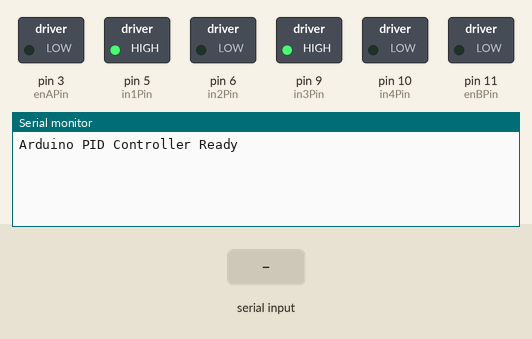
Bench run of a sketch on a simulated Arduino Uno, built with avr-gcc and run on an emulated ATmega328P. Parts: switched loads named in the sketch (green lamp = pin HIGH), the last lines printed to the serial monitor. The test bench sets the inputs (shaded band).

Above: at 1.2 s.
1.3 s: "E,1\n" received over Serial
At 2.5 s:
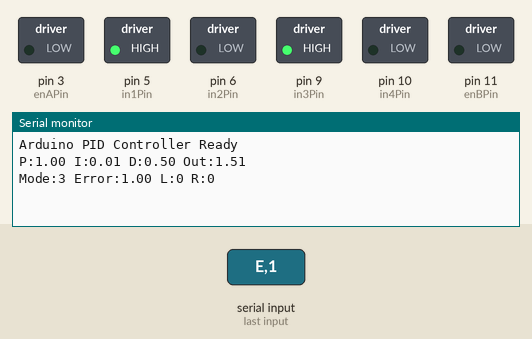
2.8 s: "R\n" received over Serial
At 3.8 s:
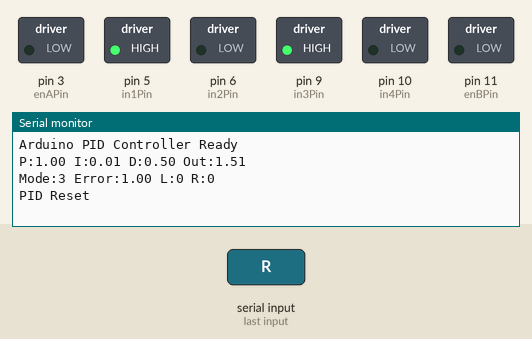

The sketch:

arduino.ino
```cpp
#include <Arduino.h>

const int enAPin = 3;
const int in1Pin = 5;
const int in2Pin = 6;
const int in3Pin = 9;
const int in4Pin = 10;
const int enBPin = 11;

double Kp = 1.0, Ki = 0.1, Kd = 0.05;
double integral = 0;
double prev_error = 0;
double derivative = 0;
unsigned long prev_time = 0;
enum Motor { LEFT, RIGHT };
int base_speed = 100;
const int MIN_SPEED = 60;
const int MAX_SPEED = 255;

double MAX_INTEGRAL = 50.0;
double OUTPUT_LIMIT = 50.0;

void update_pid_limits() {
  OUTPUT_LIMIT = base_speed * 0.5;
  if (Ki > 0) {
    MAX_INTEGRAL = OUTPUT_LIMIT / Ki;
  } else {
    MAX_INTEGRAL = 50.0;
  }
}

enum MovementMode { MODE_FORWARD, MODE_LEFT, MODE_RIGHT, MODE_STOP };
MovementMode current_mode = MODE_FORWARD;
int mode_bias = 0;

unsigned long last_command_time = 0;
const unsigned long SAFETY_TIMEOUT = 200;

void go(enum Motor m, int speed) {
  digitalWrite(m == RIGHT ? in1Pin : in3Pin, speed > 0 ? LOW : HIGH);
  digitalWrite(m == RIGHT ? in2Pin : in4Pin, speed > 0 ? HIGH : LOW);
  analogWrite(m == RIGHT ? enAPin : enBPin, abs(speed));
}

void set_motors(int left_speed, int right_speed) {
  left_speed = constrain(left_speed, -MAX_SPEED, MAX_SPEED);
  right_speed = constrain(right_speed, -MAX_SPEED, MAX_SPEED);

  go(LEFT, left_speed);
  go(RIGHT, right_speed);
}

double compute_pid(double error) {
  unsigned long current_time = millis();
  double dt = (current_time - prev_time) / 1000.0;

  if (prev_time == 0 || dt > 1.0) {
    dt = 0.1;
  }

  double proportional = Kp * error;

  integral += error * dt;
  integral = constrain(integral, -MAX_INTEGRAL, MAX_INTEGRAL);
  double integral_term = Ki * integral;

  derivative = (error - prev_error) / dt;
  double derivative_term = Kd * derivative;

  prev_error = error;
  prev_time = current_time;

  double output = proportional + integral_term + derivative_term;

  Serial.print("P:"); Serial.print(proportional);
  Serial.print(" I:"); Serial.print(integral_term);
  Serial.print(" D:"); Serial.print(derivative_term);
  Serial.print(" Out:"); Serial.println(output);

  return output;
}

void apply_pid_with_mode(double error) {
  double pid_output = compute_pid(error);
  pid_output = constrain(pid_output, -OUTPUT_LIMIT, OUTPUT_LIMIT);

  int left_speed = base_speed;
  int right_speed = base_speed;

  switch (current_mode) {
    case MODE_FORWARD:
      left_speed = base_speed - pid_output;
      right_speed = base_speed + pid_output;
      break;

    case MODE_LEFT:
      left_speed = (base_speed - mode_bias) - pid_output;
      right_speed = (base_speed + mode_bias) + pid_output;
      break;

    case MODE_RIGHT:
      left_speed = (base_speed + mode_bias) - pid_output;
      right_speed = (base_speed - mode_bias) + pid_output;
      break;

    case MODE_STOP:
      left_speed = 0;
      right_speed = 0;
      break;
  }

  if (current_mode != MODE_STOP) {
    if (abs(left_speed) < MIN_SPEED && left_speed != 0) {
      left_speed = (left_speed > 0) ? MIN_SPEED : -MIN_SPEED;
    }
    if (abs(right_speed) < MIN_SPEED && right_speed != 0) {
      right_speed = (right_speed > 0) ? MIN_SPEED : -MIN_SPEED;
    }
  }

  set_motors(left_speed, right_speed);

  Serial.print("Mode:"); Serial.print(current_mode);
  Serial.print(" Error:"); Serial.print(error);
  Serial.print(" L:"); Serial.print(left_speed);
  Serial.print(" R:"); Serial.println(right_speed);
}

void reset_pid() {
  integral = 0;
  prev_error = 0;
  derivative = 0;
  prev_time = 0;
  Serial.println("PID Reset");
}

void setup() {
  Serial.begin(115200);
  pinMode(enAPin, OUTPUT);
  pinMode(in1Pin, OUTPUT);
  pinMode(in2Pin, OUTPUT);
  pinMode(in3Pin, OUTPUT);
  pinMode(in4Pin, OUTPUT);
  pinMode(enBPin, OUTPUT);
  update_pid_limits();

  set_motors(0, 0);
  Serial.println("Arduino PID Controller Ready");
}

void loop() {
  unsigned long current_time = millis();

  if (Serial.available() > 0) {
    String command = Serial.readStringUntil('\n');
    command.trim();
    last_command_time = current_time;

    if (command.startsWith("E")) {
      int first_comma = command.indexOf(',');
      int second_comma = command.indexOf(',', first_comma + 1);

      if (first_comma != -1) {
        double error = command.substring(first_comma + 1,
                      second_comma != -1 ? second_comma : command.length()).toFloat();

        if (second_comma != -1) {
          String mode_str = command.substring(second_comma + 1);
          if (mode_str == "F") current_mode = MODE_FORWARD;
          else if (mode_str == "L") current_mode = MODE_LEFT;
          else if (mode_str == "R") current_mode = MODE_RIGHT;
          else if (mode_str == "S") current_mode = MODE_STOP;
        }

        apply_pid_with_mode(error);
      }
    }
    else if (command.startsWith("H")) {
      int firstComma = command.indexOf(',');
      int secondComma = command.indexOf(',', firstComma + 1);
      if (firstComma != -1 && secondComma != -1) {
        int left = command.substring(firstComma + 1, secondComma).toInt();
        int right = command.substring(secondComma + 1).toInt();
        set_motors(left, right);
        reset_pid();
      }
    }
    else if (command.startsWith("P")) {
      int first = command.indexOf(',');
      int second = command.indexOf(',', first + 1);
      int third = command.indexOf(',', second + 1);
      if (first != -1 && second != -1 && third != -1) {
        Kp = command.substring(first + 1, second).toFloat();
        Ki = command.substring(second + 1, third).toFloat();
        Kd = command.substring(third + 1).toFloat();
        update_pid_limits();
        reset_pid();
      }
    }
    else if (command.startsWith("S")) {
      int comma = command.indexOf(',');
      if (comma != -1) {
        base_speed = command.substring(comma + 1).toInt();
        base_speed = constrain(base_speed, 0, MAX_SPEED);
        update_pid_limits();
      }
    }
    else if (command.startsWith("B")) {
      int comma = command.indexOf(',');
      if (comma != -1) {
        mode_bias = command.substring(comma + 1).toInt();
        mode_bias = constrain(mode_bias, 0, 100);
        Serial.print("Mode bias set to: "); Serial.println(mode_bias);
      }
    }
    else if (command == "R") {
      reset_pid();
    }
    else if (command == "X") {
      current_mode = MODE_STOP;
      set_motors(0, 0);
      reset_pid();
    }
  }

  if (current_time - last_command_time > SAFETY_TIMEOUT) {
    current_mode = MODE_STOP;
    set_motors(0, 0);
  }
}
```

Measured:
- after the input at 1.3 s, the serial monitor: prints a new line at once (image 1)
- after the input at 2.8 s, the serial monitor: prints a new line at once (image 2)
